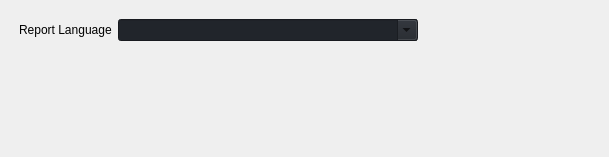
                     <widget class="QWidget" name="language">
                      <widget class="QFrame" name="language_configuration">
                       <property name="geometry">
                        <rect>
                         <x>-1</x>
                         <y>-1</y>
                         <width>600</width>
                         <height>148</height>
                        </rect>
                       </property>
                       <property name="minimumSize">
                        <size>
                         <width>600</width>
                         <height>0</height>
                        </size>
                       </property>
                       <property name="maximumSize">
                        <size>
                         <width>600</width>
                         <height>16777215</height>
                        </size>
                       </property>
                       <layout class="QVBoxLayout" name="language_configuration_layout">
                        <property name="leftMargin">
                         <number>20</number>
                        </property>
                        <property name="topMargin">
                         <number>20</number>
                        </property>
                        <property name="rightMargin">
                         <number>20</number>
                        </property>
                        <property name="bottomMargin">
                         <number>20</number>
                        </property>
                        <item>
                         <layout class="QHBoxLayout" name="report_language_layout">
                          <property name="topMargin">
                           <number>0</number>
                          </property>
                          <property name="rightMargin">
                           <number>0</number>
                          </property>
                          <property name="bottomMargin">
                           <number>0</number>
                          </property>
                          <item>
                           <widget class="QLabel" name="language_label">
                            <property name="text">
                             <string>Report Language</string>
                            </property>
                           </widget>
                          </item>
                          <item>
                           <widget class="QComboBox" name="report_language">
                            <property name="minimumSize">
                             <size>
                              <width>300</width>
                              <height>0</height>
                             </size>
                            </property>
                            <property name="maximumSize">
                             <size>
                              <width>300</width>
                              <height>16777215</height>
                             </size>
                            </property>
                            <property name="mouseTracking">
                             <bool>true</bool>
                            </property>
                            <property name="autoFillBackground">
                             <bool>false</bool>
                            </property>
                            <property name="styleSheet">
                             <string notr="true">background-color: rgb(33, 37, 43);</string>
                            </property>
                            <property name="editable">
                             <bool>true</bool>
                            </property>
                            <property name="currentText">
                             <string notr="true"/>
                            </property>
                            <property name="currentIndex">
                             <number>-1</number>
                            </property>
                            <property name="iconSize">
                             <size>
                              <width>16</width>
                              <height>16</height>
                             </size>
                            </property>
                            <property name="frame">
                             <bool>true</bool>
                            </property>
                           </widget>
                          </item>
                          <item>
                           <spacer name="language_horizontal_spacer">
                            <property name="orientation">
                             <enum>Qt::Horizontal</enum>
                            </property>
                            <property name="sizeHint" stdset="0">
                             <size>
                              <width>40</width>
                              <height>20</height>
                             </size>
                            </property>
                           </spacer>
                          </item>
                         </layout>
                        </item>
                        <item>
                         <spacer name="language_vertical_spacer">
                          <property name="orientation">
                           <enum>Qt::Vertical</enum>
                          </property>
                          <property name="sizeHint" stdset="0">
                           <size>
                            <width>20</width>
                            <height>40</height>
                           </size>
                          </property>
                         </spacer>
                        </item>
                       </layout>
                      </widget>
                     </widget>
